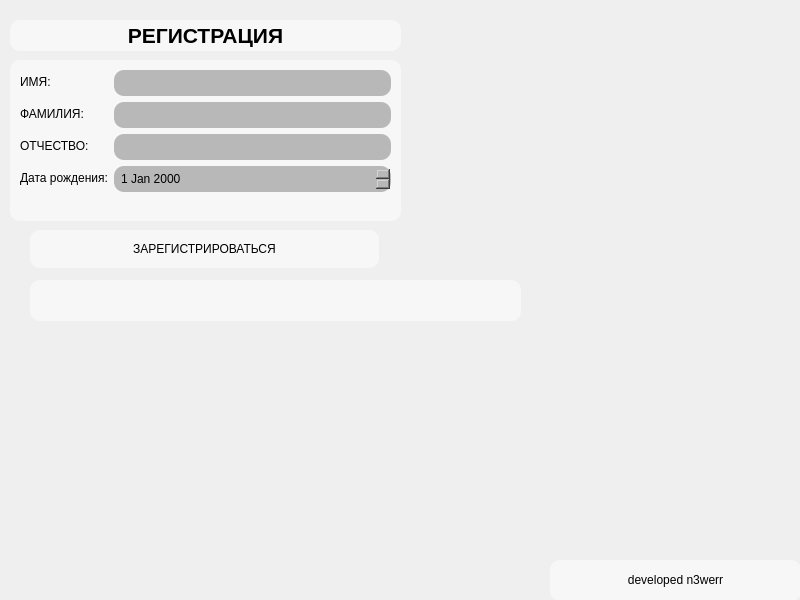
<?xml version="1.0" encoding="UTF-8"?>
<ui version="4.0">
 <class>authWidget</class>
 <widget class="QMainWindow" name="authWidget">
  <property name="geometry">
   <rect>
    <x>0</x>
    <y>0</y>
    <width>800</width>
    <height>600</height>
   </rect>
  </property>
  <property name="minimumSize">
   <size>
    <width>800</width>
    <height>600</height>
   </size>
  </property>
  <property name="maximumSize">
   <size>
    <width>800</width>
    <height>600</height>
   </size>
  </property>
  <property name="mouseTracking">
   <bool>false</bool>
  </property>
  <property name="windowTitle">
   <string>MainWindow</string>
  </property>
  <widget class="QWidget" name="centralwidget">
   <widget class="QLabel" name="Auth">
    <property name="geometry">
     <rect>
      <x>10</x>
      <y>20</y>
      <width>391</width>
      <height>31</height>
     </rect>
    </property>
    <property name="styleSheet">
     <string notr="true">background-color: rgba(255,255,255,0.5);
border-radius: 10px;
font: 75 20pt &quot;Comic Sans MS&quot;;</string>
    </property>
    <property name="text">
     <string>&lt;html&gt;&lt;head/&gt;&lt;body&gt;&lt;p align=&quot;center&quot;&gt;&lt;span style=&quot; font-size:16pt; font-weight:600;&quot;&gt;РЕГИСТРАЦИЯ&lt;/span&gt;&lt;/p&gt;&lt;/body&gt;&lt;/html&gt;</string>
    </property>
   </widget>
   <widget class="QLabel" name="BackGroundWhite">
    <property name="geometry">
     <rect>
      <x>10</x>
      <y>60</y>
      <width>391</width>
      <height>161</height>
     </rect>
    </property>
    <property name="styleSheet">
     <string notr="true">background-color: rgba(255,255,255,0.5);
border-radius: 10px;
font: 75 20pt &quot;Comic Sans MS&quot;;</string>
    </property>
    <property name="text">
     <string>&lt;html&gt;&lt;head/&gt;&lt;body&gt;&lt;p align=&quot;center&quot;&gt;&lt;br/&gt;&lt;/p&gt;&lt;/body&gt;&lt;/html&gt;</string>
    </property>
   </widget>
   <widget class="QWidget" name="formWidget" native="true">
    <property name="geometry">
     <rect>
      <x>440</x>
      <y>300</y>
      <width>371</width>
      <height>201</height>
     </rect>
    </property>
    <layout class="QFormLayout" name="formLayout">
     <property name="verticalSpacing">
      <number>20</number>
     </property>
     <property name="topMargin">
      <number>24</number>
     </property>
    </layout>
   </widget>
   <widget class="QLabel" name="BackGround">
    <property name="geometry">
     <rect>
      <x>0</x>
      <y>0</y>
      <width>801</width>
      <height>611</height>
     </rect>
    </property>
    <property name="styleSheet">
     <string notr="true">background-image: url(bg.jpg);</string>
    </property>
    <property name="text">
     <string/>
    </property>
   </widget>
   <widget class="QLabel" name="ErrorMsg">
    <property name="geometry">
     <rect>
      <x>30</x>
      <y>280</y>
      <width>491</width>
      <height>41</height>
     </rect>
    </property>
    <property name="styleSheet">
     <string notr="true">background-color: rgba(255,255,255,0.5);
border-radius: 10px;
font: 75 20pt &quot;Comic Sans MS&quot;;</string>
    </property>
    <property name="text">
     <string>&lt;html&gt;&lt;head/&gt;&lt;body&gt;&lt;p align=&quot;center&quot;&gt;&lt;br/&gt;&lt;/p&gt;&lt;/body&gt;&lt;/html&gt;</string>
    </property>
   </widget>
   <widget class="QPushButton" name="registerBtn">
    <property name="geometry">
     <rect>
      <x>30</x>
      <y>230</y>
      <width>349</width>
      <height>38</height>
     </rect>
    </property>
    <property name="cursor">
     <cursorShape>PointingHandCursor</cursorShape>
    </property>
    <property name="contextMenuPolicy">
     <enum>Qt::NoContextMenu</enum>
    </property>
    <property name="styleSheet">
     <string notr="true">QPushButton:hover{
background-color: rgba(255,255,255,0.7);
}
QPushButton{
background-color: rgba(255,255,255,0.5);
border-radius: 10px;
font: 75 20pt &quot;Comic Sans MS&quot;;
}
</string>
    </property>
    <property name="text">
     <string>ЗАРЕГИСТРИРОВАТЬСЯ</string>
    </property>
    <property name="checkable">
     <bool>false</bool>
    </property>
    <property name="checked">
     <bool>false</bool>
    </property>
    <property name="autoRepeat">
     <bool>false</bool>
    </property>
   </widget>
   <widget class="QWidget" name="formLayoutWidget">
    <property name="geometry">
     <rect>
      <x>20</x>
      <y>70</y>
      <width>371</width>
      <height>151</height>
     </rect>
    </property>
    <layout class="QFormLayout" name="formLayout_2">
     <item row="0" column="0">
      <widget class="QLabel" name="name">
       <property name="styleSheet">
        <string notr="true">font: 75 16pt &quot;Comic Sans MS&quot;;</string>
       </property>
       <property name="text">
        <string>ИМЯ:</string>
       </property>
      </widget>
     </item>
     <item row="0" column="1">
      <widget class="QLineEdit" name="nameLine">
       <property name="cursor">
        <cursorShape>IBeamCursor</cursorShape>
       </property>
       <property name="contextMenuPolicy">
        <enum>Qt::NoContextMenu</enum>
       </property>
       <property name="layoutDirection">
        <enum>Qt::LeftToRight</enum>
       </property>
       <property name="autoFillBackground">
        <bool>false</bool>
       </property>
       <property name="styleSheet">
        <string notr="true">padding: 5px;
background-color: rgb(184, 184, 184);
border-style: none;
border-radius: 10px;</string>
       </property>
      </widget>
     </item>
     <item row="1" column="0">
      <widget class="QLabel" name="surname">
       <property name="styleSheet">
        <string notr="true">font: 75 16pt &quot;Comic Sans MS&quot;;</string>
       </property>
       <property name="text">
        <string>ФАМИЛИЯ:</string>
       </property>
      </widget>
     </item>
     <item row="1" column="1">
      <widget class="QLineEdit" name="surnameLine">
       <property name="enabled">
        <bool>true</bool>
       </property>
       <property name="contextMenuPolicy">
        <enum>Qt::NoContextMenu</enum>
       </property>
       <property name="styleSheet">
        <string notr="true">padding: 5px;
background-color: rgb(184, 184, 184);
border-style: none;
border-radius: 10px;</string>
       </property>
      </widget>
     </item>
     <item row="2" column="0">
      <widget class="QLabel" name="patronymic">
       <property name="styleSheet">
        <string notr="true">font: 75 16pt &quot;Comic Sans MS&quot;;</string>
       </property>
       <property name="text">
        <string>ОТЧЕСТВО:</string>
       </property>
      </widget>
     </item>
     <item row="2" column="1">
      <widget class="QLineEdit" name="patronymicLine">
       <property name="enabled">
        <bool>true</bool>
       </property>
       <property name="contextMenuPolicy">
        <enum>Qt::NoContextMenu</enum>
       </property>
       <property name="styleSheet">
        <string notr="true">padding: 5px;
background-color: rgb(184, 184, 184);
border-style: none;
border-radius: 10px;</string>
       </property>
      </widget>
     </item>
     <item row="3" column="0">
      <widget class="QLabel" name="datebirth">
       <property name="styleSheet">
        <string notr="true">font: 75 16pt &quot;Comic Sans MS&quot;;</string>
       </property>
       <property name="text">
        <string>Дата рождения:</string>
       </property>
      </widget>
     </item>
     <item row="3" column="1">
      <widget class="QDateEdit" name="dateLine">
       <property name="styleSheet">
        <string notr="true">padding: 5px;
background-color: rgb(184, 184, 184);
border-style: none;
border-radius: 10px;</string>
       </property>
      </widget>
     </item>
    </layout>
   </widget>
   <widget class="QLabel" name="n3werr">
    <property name="geometry">
     <rect>
      <x>550</x>
      <y>560</y>
      <width>251</width>
      <height>41</height>
     </rect>
    </property>
    <property name="styleSheet">
     <string notr="true">background-color: rgba(255,255,255,0.5);
border-radius: 10px;
font: 75 20pt &quot;Comic Sans MS&quot;;</string>
    </property>
    <property name="text">
     <string>&lt;html&gt;&lt;head/&gt;&lt;body&gt;&lt;p align=&quot;center&quot;&gt;developed n3werr&lt;/p&gt;&lt;/body&gt;&lt;/html&gt;</string>
    </property>
   </widget>
   <zorder>BackGround</zorder>
   <zorder>Auth</zorder>
   <zorder>formWidget</zorder>
   <zorder>ErrorMsg</zorder>
   <zorder>BackGroundWhite</zorder>
   <zorder>registerBtn</zorder>
   <zorder>formLayoutWidget</zorder>
   <zorder>n3werr</zorder>
  </widget>
 </widget>
 <resources>
  <include location="res.qrc"/>
 </resources>
 <connections/>
</ui>
